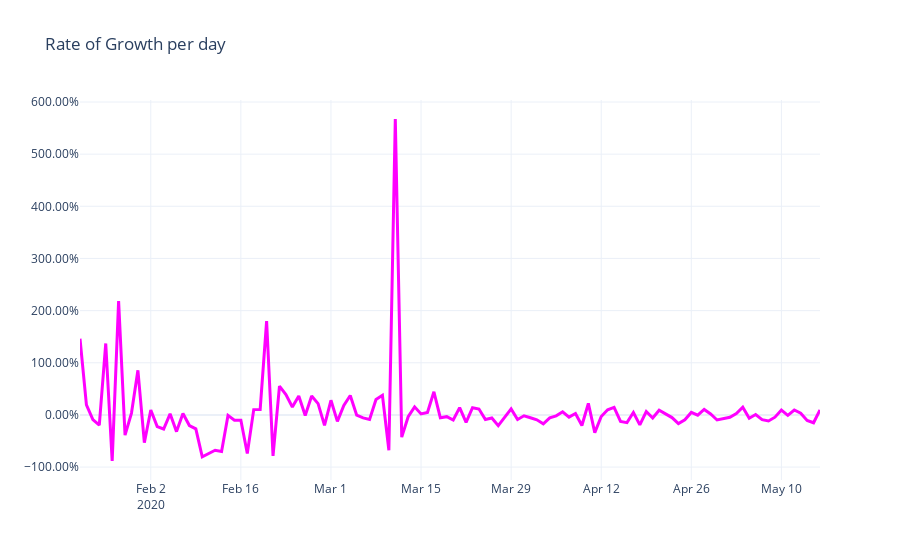

Notebook source saved alongside this figure:
### Code cell
fig = None
if fig is None:
    fig = go.Figure()

fig.update_layout(template='plotly_white', title = 'Rate of Growth per day')

tmp_df = rateDf[rateDf['Growth Rate Accel'] < 10]
fig.add_trace(go.Scatter(x=tmp_df['Date'], 
                         y=tmp_df['Growth Rate Accel'],
                         mode='lines',
                         name='Growth Acceleration',
                         line=dict(color='Magenta', width=3)))
fig.update_layout(yaxis=dict(tickformat=".2%"))
